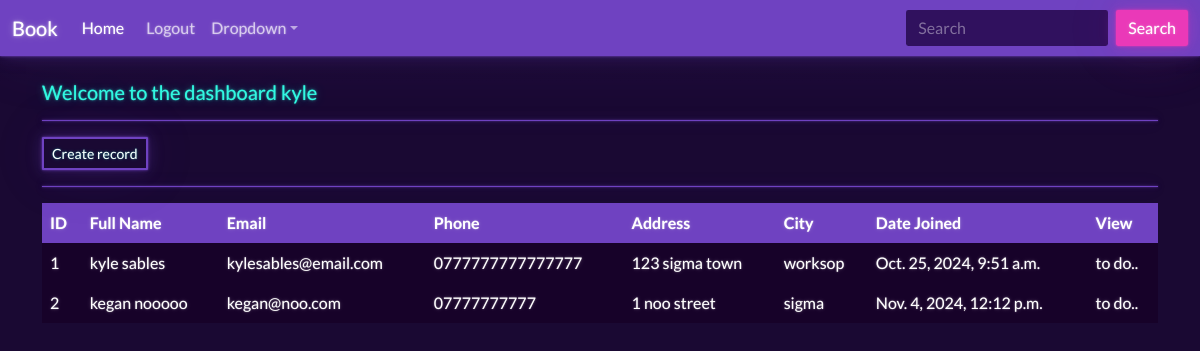
The page /dashboard (signed in) on the database its author committed.
### website/models.py (models this page shows, shortened)
class Record(models.Model):
    creation_data = models.DateTimeField(auto_now_add = True)
    first_name = models.CharField(max_length = 100)
    last_name = models.CharField(max_length = 100)
    email = models.CharField(max_length = 255)
    phone = models.CharField(max_length = 20)
    address = models.CharField(max_length = 255)
    city = models.CharField(max_length = 255)

### website/views.py (the view)
# urls.py: path('dashboard', views.dashboard, name="dashboard"),
@login_required(login_url='my-login')
def dashboard(request):
    my_records = Record.objects.all()
    context = {'records': my_records}
    return render(request, 'website/dashboard.html', context=context)

### website/templates/website/dashboard.html
{% extends 'website/base.html' %}
{% block content %}
    <br>
    <h5> Welcome to the dashboard {{user}} </h5>
    <hr>
    <a class="btn btn-outline-primary btn-sm" href="{% url 'create-record' %}">
        Create record
    </a>
    <hr>
    <table class="table table-dark table-hover table-bordered">
        <thead class="table-primary">
            <tr>
                <th scope="col"> ID </th>
                <th scope="col"> Full Name </th>
                <th scope="col"> Email </th>
                <th scope="col"> Phone </th>
                <th scope="col"> Address </th>
                <th scope="col"> City </th>
                <th scope="col"> Date Joined </th>
                <th scope="col"> View </th>
            </tr>
        </thead>
        <tbody>
        {% if records %}
            {% for record in records %}
            <tr>
                <td> {{record.id}} </td>
                <td> {{record.first_name}} {{record.last_name}} </td>
                <td> {{record.email}} </td>
                <td> {{record.phone}} </td>
                <td> {{record.address}} </td>
                <td> {{record.city}} </td>
                <td> {{record.creation_data}} </td>
                <td> to do.. </td>
            </tr>
            {% endfor %}
        {% endif %}
        </tbody>
    </table>
{% endblock %}

### static/css/styles.css (style rules this page uses)
body, html { height: 1200px; }

### rows shown on the page
Record: id "1", first_name "kyle", last_name "sables", email "kylesables@email.com", phone "0777777777777777", address "123 sigma town", city "worksop", creation_data "Oct. 25, 2024, 9:51 a.m."
Record: id "2", first_name "kegan", last_name "nooooo", email "kegan@noo.com", phone "07777777777", address "1 noo street", city "sigma", creation_data "Nov. 4, 2024, 12:12 p.m."

### other values the page prints
{{ user }} "kyle"
